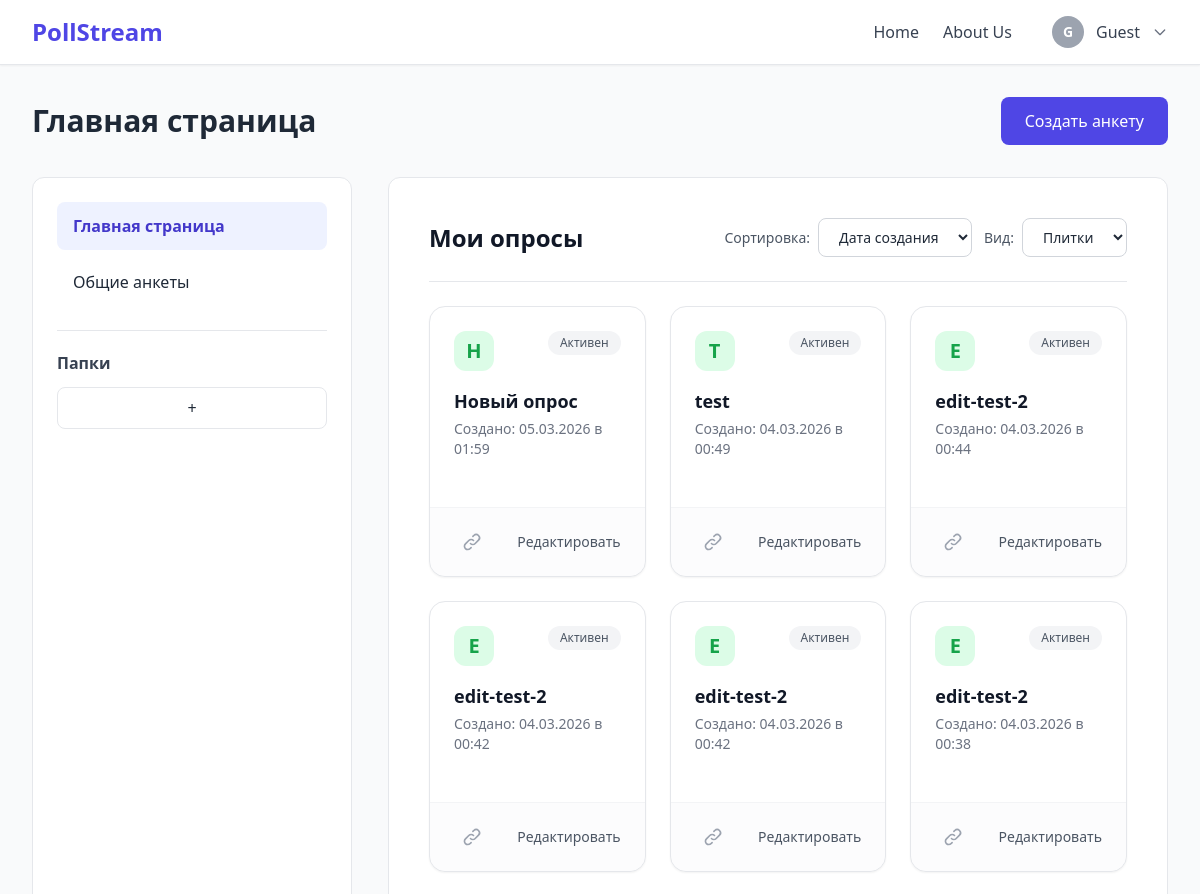
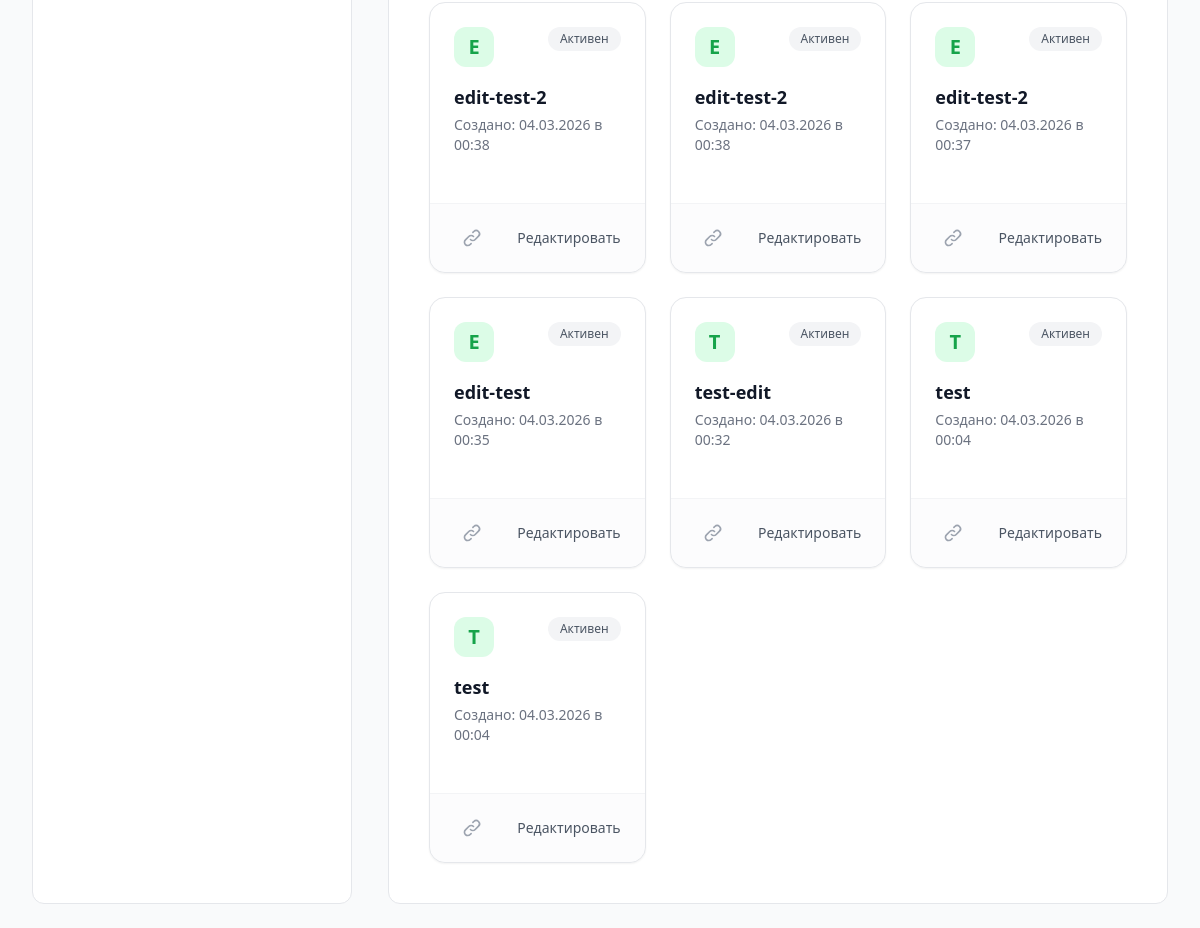
The page / on the database its author committed (2 pictures, top to bottom).
### polls/models.py (models this page shows, shortened)
class Survey(models.Model):
    author = models.ForeignKey(User, on_delete=models.CASCADE, related_name="surveys")
    name = models.CharField(max_length=255, verbose_name="Название анкеты")
    survey_type = models.CharField(max_length=50, default='custom', verbose_name="Тип анкеты")
    state_json = models.JSONField(blank=True, null=True, verbose_name="Структура анкеты")
    created_at = models.DateTimeField(auto_now_add=True, verbose_name="Дата создания")
    class Meta:
        verbose_name = "Анкета"
        verbose_name_plural = "Анкеты"
        ordering = ['-created_at']

### polls/views.py (the view, shortened to what this page needs)
# urls.py: path('', views.index, name='index'),      # главная
def index(request):
    surveys = Survey.objects.all().order_by('-created_at')
    context = {
        "survey_templates": get_survey_templates(),
        "surveys": surveys,
    }
    return render(request, 'polls/index.html', context)

### polls/templates/polls/index.html (shortened to what this page needs)
{% extends "polls/base.html" %}
{% load static %}
{% block extra_css %}
<link rel="stylesheet" href="{% static 'polls/css/index.css' %}">
{% endblock %}
{% block content %}
<div class="flex justify-between items-center h-[64px] mb-6">
  <h1 class="text-3xl font-semibold">Главная страница</h1>
  <button id="openModal" class="bg-indigo-600 text-white text-base px-6 py-3 rounded-lg hover:bg-indigo-700 transition">
    Создать анкету
  </button>
</div>
<div class="flex gap-9 items-stretch">
  <aside class="w-80 bg-white border rounded-xl p-6">
    <nav class="mb-6">
      <ul class="space-y-2 text-base">
        <li>
          <a class="block px-4 py-3 rounded-lg bg-indigo-50 text-indigo-700 font-semibold">
            Главная страница
          </a>
        </li>
        <li>
          <a class="block px-4 py-3 rounded-lg hover:bg-gray-100 cursor-pointer">
            Общие анкеты
          </a>
        </li>
      </ul>
    </nav>
    <div class="border-t pt-5">
      <span class="block text-base font-semibold text-gray-700 mb-3">Папки</span>
      <button class="w-full border rounded-lg py-2 text-base hover:bg-gray-100">+</button>
    </div>
  </aside>
  <section class="flex-1">
    <div class="bg-white border rounded-xl p-10 flex flex-col min-h-[600px]">
      <div class="flex justify-between items-center mb-6 pb-6 border-b">
        <h2 class="text-2xl font-bold text-gray-900">Мои опросы</h2>
        <div class="flex gap-3">
            <div class="flex items-center gap-2">
              <span class="text-sm text-gray-600">Сортировка:</span>
              <select class="border border-gray-300 rounded-lg px-4 py-2 text-sm bg-white focus:ring-2 focus:ring-indigo-500 outline-none">
                <option>Дата создания</option>
              </select>
            </div>
            <div class="flex items-center gap-2">
              <span class="text-sm text-gray-600">Вид:</span>
              <select class="border border-gray-300 rounded-lg px-4 py-2 text-sm bg-white focus:ring-2 focus:ring-indigo-500 outline-none">
                <option>Плитки</option>
              </select>
            </div>
        </div>
      </div>
      <div class="flex-1">
        {% if surveys %}
          <div class="grid grid-cols-1 md:grid-cols-2 lg:grid-cols-3 gap-6">
            {% for survey in surveys %}
                <div class="bg-white rounded-2xl shadow-sm border border-gray-200 flex flex-col hover:shadow-lg transition duration-200 group relative">
                    <a href="{% url 'survey_detail' survey.id %}" class="p-6 block flex-1">
                        <div class="flex items-start justify-between mb-4">
                            <div class="w-10 h-10 rounded-xl flex items-center justify-center font-bold text-xl
                                {% if survey.survey_type == 'template' %}bg-purple-100 text-purple-600{% else %}bg-green-100 text-green-600{% endif %}">
                                {{ survey.name|slice:":1"|upper }}
                            </div>
                            <span class="px-3 py-1 bg-gray-100 text-gray-600 text-xs font-medium rounded-full">Активен</span>
                        </div>
                        <h3 class="text-lg font-semibold text-gray-900 mb-1 group-hover:text-indigo-600 transition truncate" title="{{ survey.name }}">
                            {{ survey.name }}
                        </h3>
                        <p class="text-sm text-gray-500 mb-2">
                            Создано: {{ survey.created_at|date:"d.m.Y в H:i" }}
                        </p>
                    </a>
                    <div class="px-6 py-4 border-t border-gray-100 flex items-center justify-between bg-gray-50/50 rounded-b-2xl">
                        <div class="flex gap-2">
                            <button class="p-2 text-gray-400 hover:text-indigo-600 hover:bg-indigo-50 rounded-lg transition" title="Копировать ссылку">
                                <svg class="w-5 h-5" fill="none" stroke="currentColor" viewBox="0 0 24 24">
                                    <path stroke-linecap="round" stroke-linejoin="round" stroke-width="2" d="M13.828 10.172a4 4 0 00-5.656 0l-4 4a4 4 0 105.656 5.656l1.102-1.101m-.758-4.899a4 4 0 005.656 0l4-4a4 4 0 00-5.656-5.656l-1.1 1.1"></path>
                                </svg>
                            </button>
                        </div>
                        <a href="{% url 'edit_survey' survey.id %}" class="text-sm font-medium text-gray-600 hover:text-indigo-600 transition z-10">
                            Редактировать
                        </a>
                    </div>
                </div>
            {% endfor %}
          </div>
        {% endif %}
      </div>
    </div>
  </section>
</div>
{% endblock %}

### polls/static/polls/css/index.css (style rules this page uses)
button, a { transition: all 0.2s ease; }

### rows shown on the page
Survey: name "Н", name "Новый опрос", created_at "05.03.2026 в 01:59"
Survey: name "T", name "test", created_at "04.03.2026 в 00:49"
Survey: name "E", name "edit-test-2", created_at "04.03.2026 в 00:44"
Survey: name "E", name "edit-test-2", created_at "04.03.2026 в 00:42"
Survey: name "E", name "edit-test-2", created_at "04.03.2026 в 00:42"
Survey: name "E", name "edit-test-2", created_at "04.03.2026 в 00:38"
Survey: name "E", name "edit-test-2", created_at "04.03.2026 в 00:38"
Survey: name "E", name "edit-test-2", created_at "04.03.2026 в 00:38"
Survey: name "E", name "edit-test-2", created_at "04.03.2026 в 00:37"
Survey: name "E", name "edit-test", created_at "04.03.2026 в 00:35"
Survey: name "T", name "test-edit", created_at "04.03.2026 в 00:32"
Survey: name "T", name "test", created_at "04.03.2026 в 00:04"
Survey: name "T", name "test", created_at "04.03.2026 в 00:04"
